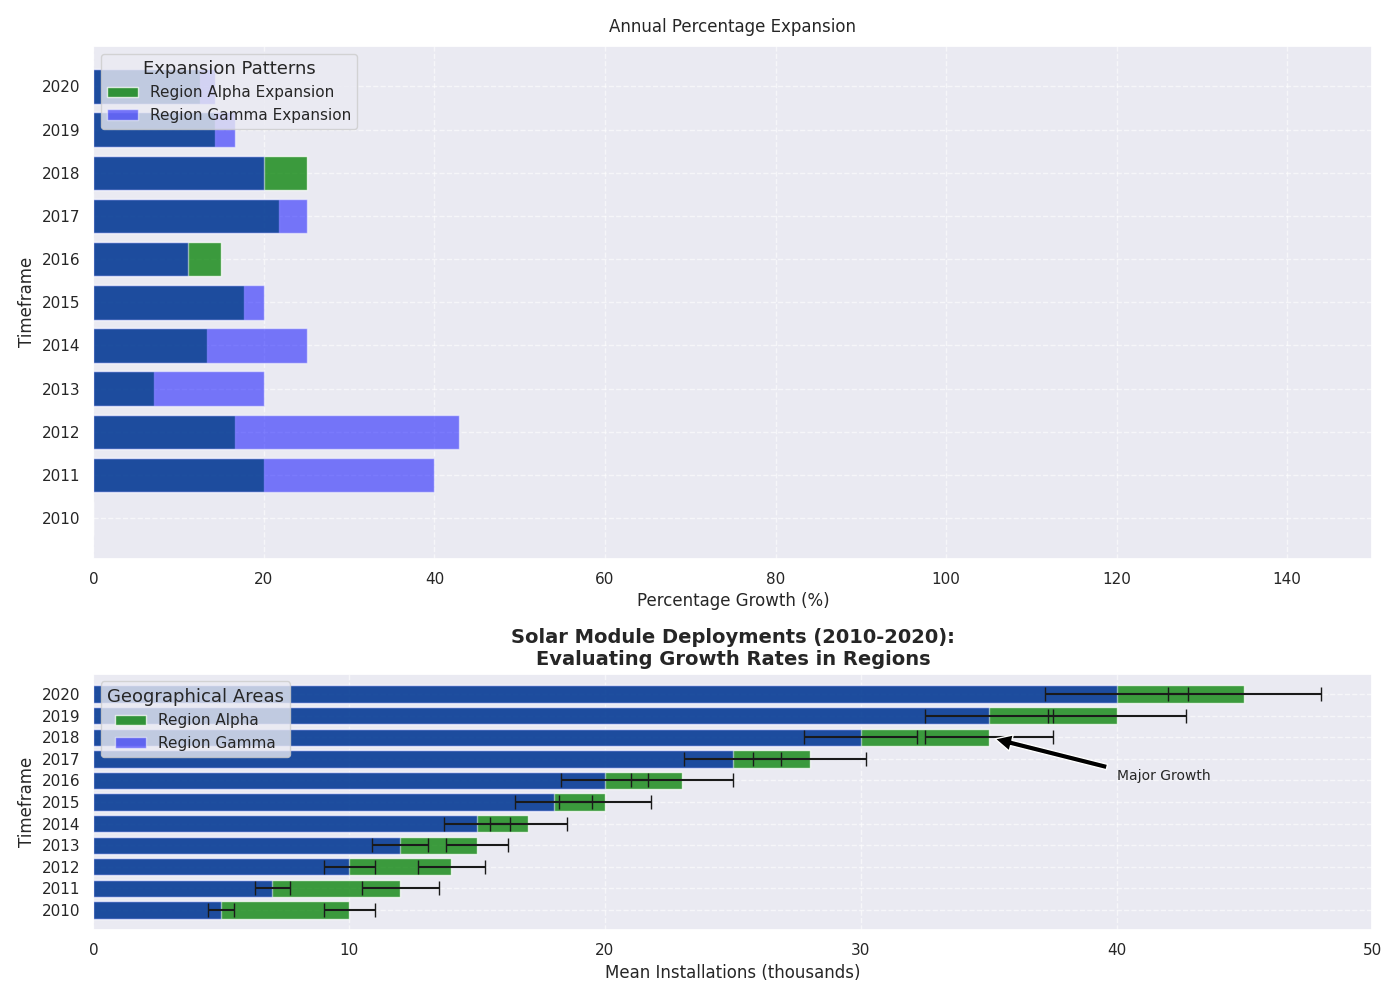

Here is the Python script that generated this plot:
import numpy as np
import matplotlib.pyplot as plt

years = np.arange(2010, 2021)

installations_state_a = np.array([10, 12, 14, 15, 17, 20, 23, 28, 35, 40, 45])
installations_state_c = np.array([5, 7, 10, 12, 15, 18, 20, 25, 30, 35, 40])

def calc_percentage_increase(data):
    return np.array([0] + [((data[i] - data[i-1]) / data[i-1]) * 100 for i in range(1, len(data))])

pct_increase_a = calc_percentage_increase(installations_state_a)
pct_increase_c = calc_percentage_increase(installations_state_c)

error_state_a = np.array([1.0, 1.5, 1.3, 1.2, 1.5, 1.8, 2.0, 2.2, 2.5, 2.7, 3.0])
error_state_c = np.array([0.5, 0.7, 1.0, 1.1, 1.3, 1.5, 1.7, 1.9, 2.2, 2.5, 2.8])

fig, ax = plt.subplots(2, 1, figsize=(14, 10), gridspec_kw={'height_ratios': [2, 1]})

ax[1].barh(years, installations_state_a, xerr=error_state_a, label='Region Alpha', color='green', alpha=0.75, capsize=5)
ax[1].barh(years, installations_state_c, xerr=error_state_c, label='Region Gamma', color='blue', alpha=0.5, capsize=5)

ax[1].set_title("Solar Module Deployments (2010-2020):\nEvaluating Growth Rates in Regions", fontsize=14, weight='bold')
ax[1].set_xlabel("Mean Installations (thousands)", fontsize=12)
ax[1].set_ylabel("Timeframe", fontsize=12)
ax[1].set_yticks(years)
ax[1].set_xlim(0, 50)
ax[1].grid(True, linestyle='--', alpha=0.6)
ax[1].legend(title="Geographical Areas", title_fontsize='13', fontsize='11', loc='upper left', frameon=True)

ax[1].annotate('Major Growth', xy=(35, 2018), xytext=(40, 2016), arrowprops=dict(facecolor='black', shrink=0.05), fontsize=10)

ax[0].barh(years, pct_increase_a, label='Region Alpha Expansion', color='green', alpha=0.75)
ax[0].barh(years, pct_increase_c, label='Region Gamma Expansion', color='blue', alpha=0.5)

ax[0].set_title("Annual Percentage Expansion", fontsize=12, pad=10)
ax[0].set_xlabel("Percentage Growth (%)", fontsize=12)
ax[0].set_ylabel("Timeframe", fontsize=12)
ax[0].set_yticks(years)
ax[0].set_xlim(0, 150)
ax[0].grid(True, linestyle='--', alpha=0.6)
ax[0].legend(title="Expansion Patterns", title_fontsize='13', fontsize='11', loc='upper left', frameon=True)

plt.tight_layout()
plt.show()
